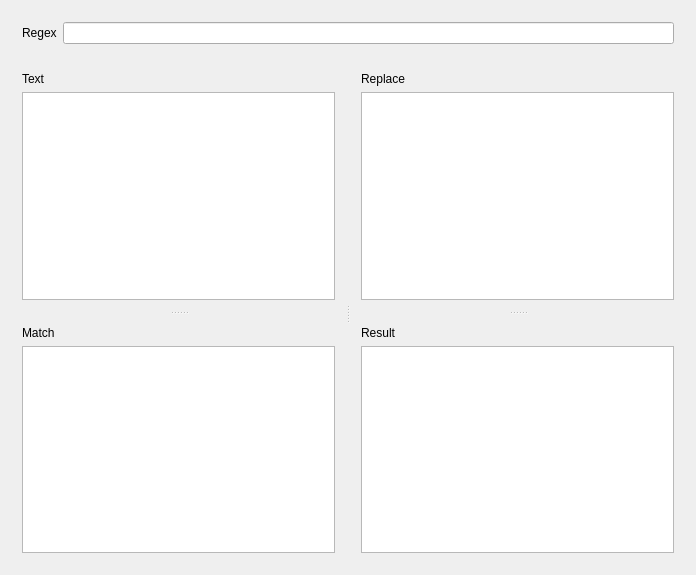
<?xml version="1.0" encoding="UTF-8"?>
<ui version="4.0">
 <class>MainWindow</class>
 <widget class="QMainWindow" name="MainWindow">
  <property name="geometry">
   <rect>
    <x>0</x>
    <y>0</y>
    <width>696</width>
    <height>575</height>
   </rect>
  </property>
  <property name="windowTitle">
   <string>MainWindow</string>
  </property>
  <widget class="QWidget" name="centralWidget">
   <layout class="QVBoxLayout" name="verticalLayout_5">
    <item>
     <widget class="QWidget" name="" native="true">
      <property name="sizePolicy">
       <sizepolicy hsizetype="Preferred" vsizetype="Fixed">
        <horstretch>0</horstretch>
        <verstretch>0</verstretch>
       </sizepolicy>
      </property>
      <layout class="QHBoxLayout" name="horizontalLayout_2">
       <item>
        <widget class="QLabel" name="regexLine">
         <property name="sizePolicy">
          <sizepolicy hsizetype="Preferred" vsizetype="Fixed">
           <horstretch>0</horstretch>
           <verstretch>0</verstretch>
          </sizepolicy>
         </property>
         <property name="text">
          <string>Regex</string>
         </property>
        </widget>
       </item>
       <item>
        <widget class="QLineEdit" name="regexEdit"/>
       </item>
      </layout>
     </widget>
    </item>
    <item>
     <widget class="QSplitter" name="splitter_3">
      <property name="orientation">
       <enum>Qt::Horizontal</enum>
      </property>
      <widget class="QSplitter" name="splitter">
       <property name="orientation">
        <enum>Qt::Vertical</enum>
       </property>
       <widget class="QWidget" name="">
        <layout class="QVBoxLayout" name="verticalLayout_3">
         <item>
          <widget class="QLabel" name="textLabel">
           <property name="text">
            <string>Text</string>
           </property>
          </widget>
         </item>
         <item>
          <widget class="QTextEdit" name="textEdit"/>
         </item>
        </layout>
       </widget>
       <widget class="QWidget" name="">
        <layout class="QVBoxLayout" name="verticalLayout_4">
         <item>
          <widget class="QLabel" name="matchLine">
           <property name="text">
            <string>Match</string>
           </property>
          </widget>
         </item>
         <item>
          <widget class="QTextEdit" name="matchEdit">
           <property name="readOnly">
            <bool>true</bool>
           </property>
          </widget>
         </item>
        </layout>
       </widget>
      </widget>
      <widget class="QSplitter" name="splitter_2">
       <property name="orientation">
        <enum>Qt::Vertical</enum>
       </property>
       <widget class="QWidget" name="">
        <layout class="QVBoxLayout" name="verticalLayout_2">
         <item>
          <widget class="QLabel" name="replaceLine">
           <property name="text">
            <string>Replace</string>
           </property>
          </widget>
         </item>
         <item>
          <widget class="QTextEdit" name="replaceEdit"/>
         </item>
        </layout>
       </widget>
       <widget class="QWidget" name="">
        <layout class="QVBoxLayout" name="verticalLayout">
         <item>
          <widget class="QLabel" name="resultLine">
           <property name="text">
            <string>Result</string>
           </property>
          </widget>
         </item>
         <item>
          <widget class="QTextEdit" name="resultEdit">
           <property name="readOnly">
            <bool>true</bool>
           </property>
          </widget>
         </item>
        </layout>
       </widget>
      </widget>
     </widget>
    </item>
   </layout>
  </widget>
 </widget>
 <layoutdefault spacing="6" margin="11"/>
 <resources/>
 <connections/>
</ui>
